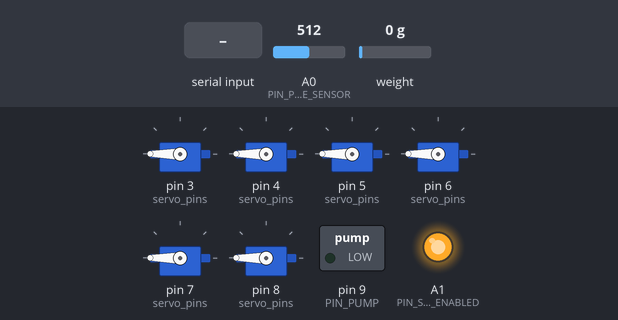
Bench run of a sketch on a simulated Arduino Mega 2560, built with avr-gcc and run on an emulated ATmega2560. Parts: 6 × servo, switched loads named in the sketch (green lamp = pin HIGH), output pins drawn as LEDs (lit = HIGH). The inputs (shaded band) are chosen by the test bench; at power-on: A0 (PIN_PRESSURE_SENSOR) = 512, weight on the scale 0 g. Pins used as bus, display or sensor lines are not drawn; what the sketch prints to the serial monitor is not drawn.

Above: at 1.2 s.
1.3 s: "s\n" received over Serial
At 2.7 s:
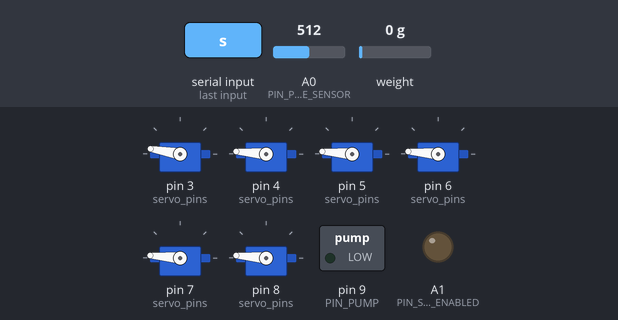
3.0 s: A0 (PIN_PRESSURE_SENSOR) set to 494
At 4.2 s:
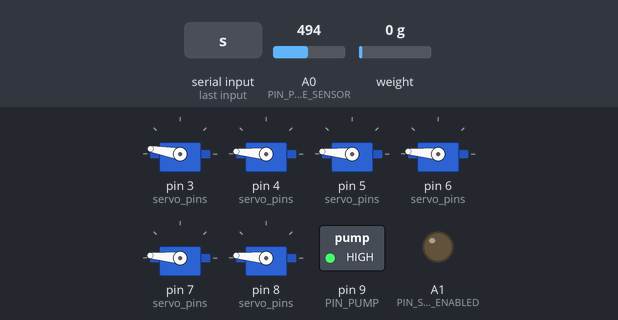
4.5 s: "r\n" received over Serial
At 5.7 s:
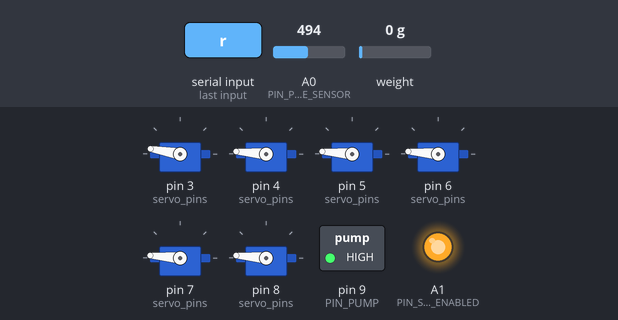
6.0 s: "a90\n" received over Serial
At 7.1 s:
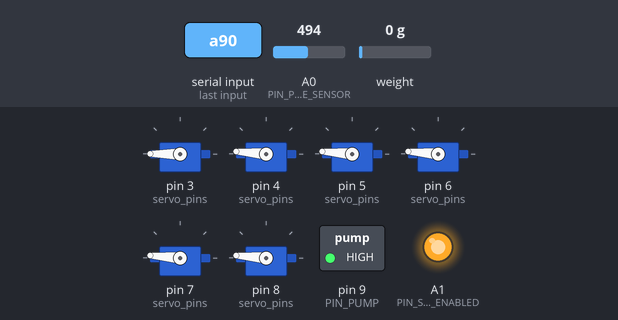
8.9 s: "e90\n" received over Serial
At 10.0 s:
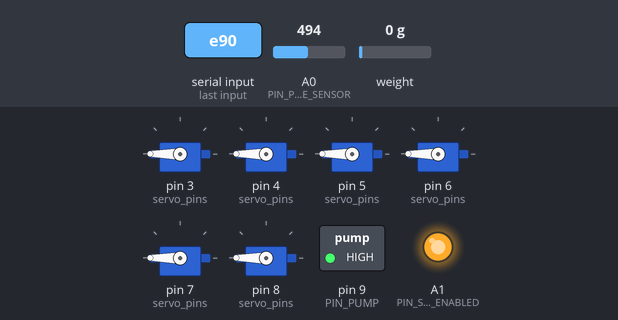
11.8 s: A0 (PIN_PRESSURE_SENSOR) set to 676
13.3 s: A0 (PIN_PRESSURE_SENSOR) set to 700
At 14.8 s:
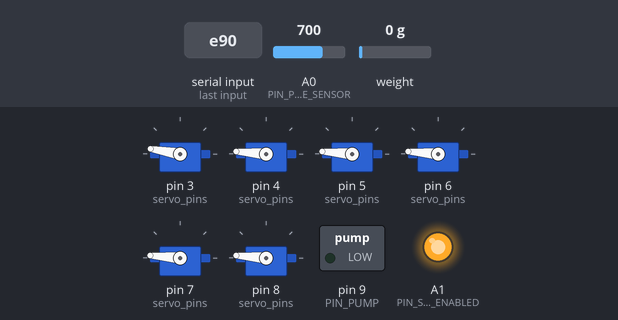
Timing chart, 0 to 15.8 s (numbered marks = the images above; inputs shaded):
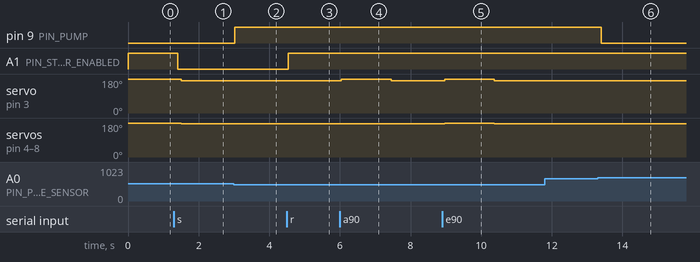

Measured:
- the behaviour switches between 502 and 501 on A0 (PIN_PRESSURE_SENSOR) (found by bisection; images 1 and 2)
- the behaviour switches between 686 and 687 on A0 (PIN_PRESSURE_SENSOR) (found by bisection; images 5 and 6)
- after the input at 1.3 s, A1 (PIN_STEPPER_ENABLED): HIGH → LOW after 0.11 s
- after the input at 3.0 s, pin 9 (PIN_PUMP): LOW → HIGH at once
- after the input at 4.5 s, A1 (PIN_STEPPER_ENABLED): LOW → HIGH at once
- after the input at 6.0 s, servo on pin 3 (servo_pins): 170° → 180° at once, → 170° 1.4 s later
- after the input at 8.9 s, servo on pin 3 (servo_pins): 170° → 180° after 0.07 s, → 170° 1.4 s later; servo on pin 4 (servo_pins), servo on pin 5 (servo_pins), servo on pin 6 (servo_pins), servo on pin 7 (servo_pins), servo on pin 8 (servo_pins): 175° → 180° after 0.07 s, → 175° 1.4 s later
- after the input at 11.8 s, every drawn part: stays the same
- after the input at 13.3 s, pin 9 (PIN_PUMP): HIGH → LOW after 0.09 s

The sketch:

CocktailJam.ino
```cpp
// (licence header left out)
#include <Arduino.h>
#include "BasicStepperDriver.h"
#include <HX711.h>
#ifdef __AVR__
    #include <avr/power.h>
#endif

#include "constants.h"
#include "cocktail-serial.h";
#include "pressure.h"
#include "status.h"
#include "servos.h"
#include "carrier.h"
#include "scale.h"
#include "barman.h"

BasicStepperDriver stepper(MOTOR_STEPS, PIN_STEPPER_DIR, PIN_STEPPER_STEP, PIN_STEPPER_ENABLED);
HX711 hx711(LOAD_CELL_DOUT, LOAD_CELL_CLK); // Initialize loadcell on I2C pins

Carrier carrier(&stepper);
CocktailSerial cocktailSerial(&Serial);
Pressure pressure(PIN_PRESSURE_SENSOR, PIN_PUMP);
Scale scale(&hx711);
Servos servos;
Barman barman(&scale, &carrier, &servos);
Status status(&Serial, &scale, &carrier, &pressure, &barman);

void release(){
    Serial.println("\ni:reset called");
    carrier.release();
}
void moveCarrierToHome(){
    Serial.println("\ni:home called");
    carrier.homing();
}

void moveCarrierToPosition(int distMm){
    Serial.println("\ni:move called");
    carrier.move(distMm);
}

void tareScale(){
    Serial.println("i:tare called");
    scale.tare();        // Reset the scale to zero
    Serial.println("i:ok"); // Send tare confirmation
}
void servoAperture(int servoId, int apertureInPercent){
    servos.set(servoId, apertureInPercent);
}
void emergency(){
    barman.stop();
    servos.closeAll();
    carrier.release();
}
void queue(int servo, int gramme){
    barman.addToQueue(servo, gramme);
}
void start(){
    barman.start();
}
void clear(){
    barman.clear();
}

void setup(){
    Serial.begin(115200);

    pinMode(PIN_PUMP, OUTPUT);
    digitalWrite(PIN_PUMP, LOW);

    int i = 0;
    int j = 4;

    servos.init();
    carrier.init();
    scale.init();
    barman.init();

    cocktailSerial.registerFunctions(
        (void *) moveCarrierToHome,
        (void *)tareScale,
        (void *)moveCarrierToPosition,
        (void *)servoAperture,
        (void*)release,
        (void*)emergency,
        (void*)queue,
        (void*)start,
        (void*)clear);
    Serial.println("\ni:ready");
 }

unsigned long lastLoop = 0;
void loop(){
    unsigned long now = millis();
    unsigned long dtMs = 0;
    if (lastLoop < now) {
        //or else overflow, keep one as delta
        dtMs = now - lastLoop;
    }
    lastLoop = now;

    cocktailSerial.run();
    pressure.run(dtMs);
    servos.run(dtMs);
    carrier.run();
    scale.run(dtMs);
    barman.run(dtMs);
    status.run(dtMs);

}
```

barman.cpp
```cpp
#include "barman.h"

Barman::Barman(Scale* scale, Carrier* carrier, Servos* servos) : scale(scale), carrier(carrier), servos(servos){
}

void Barman::init(){
}

void Barman::start(){
    this->state = NEXT_DRINK;
}
void Barman::stop(){
    this->state = WAIT_FOR_START;
    this->clear();
}
void Barman::clear(){
    this->queueSize = 0;
}

void Barman::run(unsigned long dtMs){
    if(this->delayUntilNextAction>0){
        // wait for the action to be done
        this->delayUntilNextAction -= min(this->delayUntilNextAction, dtMs);
        return;
    }
    if(this->state == WAIT_FOR_START){
        return;

    }else if(this->state == NEXT_DRINK){
        // start doing stuff
        this->currentItem = this->popFromQueue();
        int positionMm = this->servos->getServoPosMm(this->currentItem.servo);
        this->carrier->move(positionMm);
        this->state = MOVING;

    }else if(this->state == MOVING){
        if(!this->carrier->isMoving()){
            // drink has arrived
            this->delayUntilNextAction = 200;
            this->state = FILLING_START;
        }

    }else if(this->state == FILLING_START){
        this->targetGramme = this->scale->getGramme() + this->currentItem.gramme;
        this->servos->open(this->currentItem.servo);
        this->state = FILLING_IN_PROGRESS;
//        this->delayUntilNextAction = 2000;

    }else if(this->state == FILLING_IN_PROGRESS){
        if(this->scale->getGramme()>=this->targetGramme){
            this->servos->close(this->currentItem.servo);
            // wait for last drop
            this->delayUntilNextAction = 2000;
            this->state = FILLING_END;
        }

    }else if(this->state == FILLING_END){
        if(this->queueSize==0){
            this->state = WAIT_FOR_START;
            this->carrier->move(0);
        }else{
            // next drink
            this->state = NEXT_DRINK;
        }
    }
}

QueueItem Barman::popFromQueue(){
    if(this->queueSize==0){
        return {
            servo: -1,
            gramme: -1
        };
    }
    QueueItem item = this->queue[0];
    for(int i=0; i<this->queueSize;i++){
        this->queue[i] = this->queue[i+1];
    }
    this->queueSize--;
    return item;
}

void Barman::addToQueue(int servo, int gramme){
    if(this->queueSize>=QUEUE_SIZE){
        Serial.println("Max queue reached");
    }else{
        this->queue[this->queueSize] = {servo, gramme};
        this->queueSize++;
        Serial.print("QueueSize: ");
        Serial.println(this->queueSize);
    }
}

int Barman::getQueueSize(){
    return this->queueSize;
}
```

barman.h
```cpp
#ifndef BARMAN_H
#define BARMAN_H

#define QUEUE_SIZE 5

#include <Arduino.h>
#include "scale.h"
#include "carrier.h"
#include "servos.h"

typedef struct{
    int servo;
    int gramme;
} QueueItem;

enum QueueState{
    WAIT_FOR_START,
    NEXT_DRINK,
    MOVING,
    FILLING_START,
    FILLING_IN_PROGRESS,
    FILLING_END
};

class Barman
{
    public:
        Barman(Scale* scale, Carrier* carrier, Servos* servos);

        void init();

        void run(unsigned long dtMs);

        void start();
        void stop();
        void clear();

        void addToQueue(int servo, int gramme);
        QueueItem popFromQueue();
        int getQueueSize();

    private:
        Scale* scale;
        Carrier* carrier;
        Servos* servos;

        QueueItem queue[QUEUE_SIZE];
        int queueSize = 0;
        int targetGramme = 0;

        unsigned long delayUntilNextAction = 0;
        QueueItem currentItem;
        QueueState state = WAIT_FOR_START;

};

#endif
```

carrier.cpp
```cpp
#include "carrier.h"

Carrier::Carrier(BasicStepperDriver* stepper):stepper(stepper){
}

void Carrier::init(){
    this->stepper->begin(60, MICROSTEPS);
    this->stepper->disable();
    this->stepper->setSpeedProfile(this->stepper->LINEAR_SPEED, MOTOR_ACCEL_SPEED, MOTOR_DECEL_SPEED);
    pinMode(PIN_HOME, INPUT_PULLUP);
}

void Carrier::move(long targetPosition){
    if(this->stepper->getCurrentState() == this->stepper->STOPPED){
        int steps_to_do = ((targetPosition - this->nextPosition) * STEPS_PER_MM);
        long getTimeForMove(long steps);
        this->stepper->startMove(steps_to_do);
        this->stepper->enable();
        this->nextPosition = targetPosition;
    }else{
        Serial.println("e:carrier:already_moving");
    }
}

void Carrier::release(){
    this->stepper->disable();
}

int Carrier::getPositionMm(){
    return abs((int)(this->nextPosition - this->stepper->getStepsRemaining()*STEPS_PER_MM_REVERSE));
}

void Carrier::run(){
    this->stepper->nextAction();
}

void Carrier::homing(){
    this->stepper->enable();
    this->stepper->setRPM(MOTOR_RPM);

    //if already home
    if(digitalRead(PIN_HOME) == LOW){
        this->stepper->startMove(50L * STEPS_PER_MM);
        while(this->stepper->getCurrentState() != this->stepper->STOPPED){
          this->stepper->nextAction();
        }
        this->stepper->startBrake();
        while(this->stepper->getCurrentState() != this->stepper->STOPPED){
          this->stepper->nextAction();
        }
    }

    this->stepper->startMove(-1000L * STEPS_PER_MM);

    //go to home
    while (digitalRead(PIN_HOME) == HIGH && this->stepper->getCurrentState() != this->stepper->STOPPED){
      this->stepper->nextAction();
    }
    this->stepper->startBrake();
    while(this->stepper->getCurrentState() != this->stepper->STOPPED){
      this->stepper->nextAction();
    }

    this->nextPosition = 0;
}

bool Carrier::isMoving(){
    return this->stepper->getCurrentState() != this->stepper->STOPPED;
}
```

carrier.h
```cpp
#ifndef CARRIER_H
#define CARRIER_H

#include <Arduino.h>
#include "BasicStepperDriver.h"

#include "constants.h"

class Carrier
{
    public:
        Carrier(BasicStepperDriver* stepper);

        void init();

        void run();

        void homing();

        void move(long positionMm);

        int getPositionMm();

        void release();

        bool isMoving();

    private:
        BasicStepperDriver* stepper;

        int nextPosition = -1;
};

#endif
```

cocktail-serial.cpp
```cpp
#include "cocktail-serial.h"

CocktailSerial::CocktailSerial(Stream *stream) : stream(stream)
{
}

void CocktailSerial::registerFunctions(
    FN_CALLBACK homeFunc,
    FN_CALLBACK tareFunc,
    FN_CALLBACK moveFunc,
    FN_CALLBACK servoFunc,
    FN_CALLBACK releaseFunc,
    FN_CALLBACK emergencyFunc,
    FN_CALLBACK queueFunc,
    FN_CALLBACK startFunc,
    FN_CALLBACK clearFunc)
{
    this->homeFunc = homeFunc;
    this->tareFunc = tareFunc;
    this->moveFunc = moveFunc;
    this->servoFunc = servoFunc;
    this->releaseFunc = releaseFunc;
    this->emergencyFunc = emergencyFunc;
    this->queueFunc = queueFunc;
    this->startFunc = startFunc;
    this->clearFunc = clearFunc;
}

// TODO: why run? could we not use prinln from serial?
void CocktailSerial::run(){
    if (stream)    {
        while (stream->available()) {
            char c = stream->read();
            if (c == '\r') {
                //ignore
            } else if (c == '\n') {
                anaylseLine(buffer);
                buffer = String();
            } else {
                buffer += c;
            }
        }
    }
}

void CocktailSerial::anaylseLine(String &line){
    if (line.length()) {
        char cmd = line.charAt(0);
        bool called = false;

        int firstIndex = line.length() > 1 ? 1 : -1; // first ':' always at second char, otherwise there is no ':'
        int secondIndex = line.indexOf(':', firstIndex + 1);
        int thirdIndex = line.indexOf(':', secondIndex + 1);
        int arg1 = -1;
        int arg2 = -1;
        int arg3 = -1;

        if (firstIndex != -1) {
            arg1 = line.substring(firstIndex + 1, secondIndex).toInt();
        }
         if (secondIndex != -1) {
            arg2 = line.substring(secondIndex + 1, thirdIndex).toInt();
        }
        if (thirdIndex != -1) {
            arg3 = line.substring(thirdIndex + 1).toInt();
        }

        switch (cmd) {
        case 'a':
            called = this->call(this->servoFunc, arg1, arg2);
            break;
        case 'c':
            called = this->call(this->clearFunc);
            break;
        case 'e':
            called = this->call(this->emergencyFunc);
            break;
        case 'h':
            called = this->call(this->homeFunc);
            break;
        case 'm':
            called = this->call(this->moveFunc, arg1);
            break;
        case 'q':
            called = this->call(this->queueFunc, arg1, arg2);
            break;
        case 'r':
            called = this->call(this->releaseFunc);
            break;
        case 's':
            called = this->call(this->startFunc);
            break;
        case 't':
            called = this->call(this->tareFunc);
            break;
        }

        if (!called) {
            stream->print("e:unknown:");
            stream->println(line);
        }else{
            // print the same command line to indicate that we received it correctly
            stream->println(line);
        }
    }
}

bool CocktailSerial::call(FN_CALLBACK func, int arg1, int arg2, int arg3)
{
    if (func) {
        func(arg1, arg2, arg3);
        return true;
    }
    return false;
}
```

cocktail-serial.h
```cpp
#ifndef SERIAL_H
#define SERIAL_H

#include <Arduino.h>

typedef void (*FN_CALLBACK)(int, int, int);

/**
 * This class parse the serial commands
 * See https://github.com/fablabs-ch/bar-o-matic/wiki/Protocol-Rpi---Arduino
 */
class CocktailSerial
{
  public:
    CocktailSerial(Stream *stream);

    void registerFunctions(
        FN_CALLBACK homeFunc,
        FN_CALLBACK tareFunc,
        FN_CALLBACK moveFunc,
        FN_CALLBACK servoFunc,
        FN_CALLBACK releaseFunc,
        FN_CALLBACK emergencyFunc,
        FN_CALLBACK queueFunc,
        FN_CALLBACK startFunc,
        FN_CALLBACK clearFunc);

    void run();

  private:
    void anaylseLine(String &line);
    bool call(FN_CALLBACK func, int arg1 = -1, int arg2 = -1, int arg3 = -1);

    Stream *stream;
    String buffer;

    FN_CALLBACK homeFunc = 0;
    FN_CALLBACK tareFunc = 0;
    FN_CALLBACK moveFunc = 0;
    FN_CALLBACK servoFunc = 0;
    FN_CALLBACK releaseFunc = 0;
    FN_CALLBACK emergencyFunc = 0;
    FN_CALLBACK queueFunc = 0;
    FN_CALLBACK startFunc = 0;
    FN_CALLBACK clearFunc = 0;
};

#endif
```

constants.h
```cpp
#ifndef CONSTANTS_H
#define CONSTANTS_H

// === MAIN CONFIGURATION =================================================================================================================================

// Homing
//#define PIN_HOME 53      // Switch pin for homing (endstop)
#define PIN_HOME 12      // Switch pin for homing (endstop)
#define MAXPOSITION 1000 // Maximum carrier travel in millimeter. *Depending on machine size

// Stepper


#define MOTOR_STEPS 200                                                             // Number of steps for choosen motor stepper. *Read the motor datasheet to set it properly
#define RPM 120
#define MICROSTEPS 4                                                             // Define microstep. *Depends on your hardware configuration. 1, 8 or 16. 16 is maybe to fine for this machine has to be tested
#define BELT_PITCH 2                                                              // Distance between two teeth on the belt. *Read the belt datasheet for correct parameter
#define TEETHPULLEY 20                                                            // Number of teeth on the pulley. *Read the pulley datasheet for correct parameter
const int STEPS_PER_MM = (MOTOR_STEPS * MICROSTEPS) / (BELT_PITCH * TEETHPULLEY); // Number of step to get 1mm
const float STEPS_PER_MM_REVERSE = 1.0/STEPS_PER_MM;

#define MOTOR_RPM 100
#define MOTOR_ACCEL_SPEED 1000 // Set acceleration speed
#define MOTOR_DECEL_SPEED 1000 // Set deceleration speed

// Pin on Pololu 4988
#define PIN_STEPPER_ENABLED A1
#define PIN_STEPPER_DIR A3
#define PIN_STEPPER_STEP A2

// Servo
#define NBSERVOS 6

// Ledstrip
#define PIN_GLASS_LED 44  // Data IN circular neopixel
#define NBPIXELS_GLASS 16 // LED Quantity on circular neopixel
#define PIN_FRAME_LED 45  // Data IN neopixel strip
#define NBPIXELS_FRAME 40 // LED Quantity on neopixel strip

// LoadCell
#define LOAD_CELL_DOUT A4
#define LOAD_CELL_CLK A5

//Pump
#define PIN_PUMP 9
#define PIN_PRESSURE_SENSOR A0

#endif
```

pressure.cpp
```cpp
#include "pressure.h"

Pressure::Pressure(int pinPressure, int pinPump): pinPressure(pinPressure),
    pinPump(pinPump){
    this->targetPressureStart = TARGET_PRESSURE-TARGET_PRESSURE_HYSTERESIS;
    this->targetPressureStop = TARGET_PRESSURE+TARGET_PRESSURE_HYSTERESIS;
}

long Pressure::getCurrentPressure(){
    return this->currentPressure;
}

void Pressure::run(unsigned long dtMs){
    this->currentPressure = readPressure();
    if(this->currentPressure<this->targetPressureStart){
        digitalWrite(this->pinPump, HIGH);
    }
    if(this->currentPressure>this->targetPressureStop){
        digitalWrite(this->pinPump, LOW);
    }
}

double Pressure::readPressure(){
	double adc0 = (double)analogRead(this->pinPressure);
	double erreurV = -0.0;
	double vout = adc0 * 0.004883 + erreurV;
	double pressure = (vout * 0.2 - 0.04) *1111.111111111;
    return pressure;
}
```

pressure.h
```cpp
#ifndef PRESSURE_H
#define PRESSURE_H

#include <Arduino.h>

// in pression unit
#define TARGET_PRESSURE_HYSTERESIS 100
#define TARGET_PRESSURE 600

class Pressure
{
    public:
        Pressure(int pinPressionSensor, int pinPump);

        void run(unsigned long dtMs);

        long getCurrentPressure();

    private:
        int pinPressure;
        int pinPump;
        long currentPressure = -1;
        int targetPressureStop;
        int targetPressureStart;

        double readPressure();

};

#endif
```

scale.cpp
```cpp
#include "scale.h"

Scale::Scale(HX711* hx711): hx711(hx711){
}

void Scale::init(){
    this->hx711->set_scale(CALIBRATION_FACTOR);
}

float Scale::getGramme(){
    return this->gramme;
}

void Scale::tare(){
    this->hx711->tare(1);
}

void Scale::run(unsigned long dtMs){
    if(this->hx711->is_ready()){
        this->gramme = this->hx711->get_units(1);
    }
}
```

scale.h
```cpp
#ifndef SCALE_H
#define SCALE_H

#define CALIBRATION_FACTOR 1980

#include <Arduino.h>
#include <HX711.h>

class Scale
{
    public:
        Scale(HX711* hx711);

        void init();

        void run(unsigned long dtMs);

        float getGramme();

        void tare();

    private:
        HX711* hx711;
        float gramme;

};

#endif
```

servos.cpp
```cpp
#include "servos.h"

Servos::Servos(){
}

void Servos::init(){
    for (int i = 0; i < NBSERVOS; i++){
        this->nextRelax[i] = 0;
        this->servo[i].attach(this->servo_pins[i]);
        this->close(i); // start with all servos closed
    }
}

void Servos::close(int index){
    this->set(index, this->servo_close[index]);
}

void Servos::open(int index){
    this->set(index, this->servo_open[index]);
}

void Servos::set(int index, int percent){
    percent = constrain(percent, 0, 100);
    int angle = map(percent, 0, 100, 180, 0);
    this->servo[index].write(angle);
    this->nextRelax[index] = 1500;
    int relax = 5;
    this->nextRelaxAngle[index] = angle > currentAngle[index] ? min(servo_max[index], angle-relax) : angle + relax;
    this->currentAngle[index] = angle;
}

void  Servos::run(unsigned long dtMs){
    for(int i=0; i < NBSERVOS; i++){
        unsigned long relaxDelay = this->nextRelax[i];
        if(relaxDelay>0){
            this->nextRelax[i] -= min(relaxDelay, dtMs);
            if(this->nextRelax[i]==0){
//                Serial.print("Relax servo=");
//                Serial.print(i);
//                Serial.print(" angle=");
//                Serial.println(this->nextRelaxAngle[i]);

                // we hit delay, we must relax the servo

                int angle = this->nextRelaxAngle[i];
                this->servo[i].write(angle);
                this->currentAngle[i] = angle;
            }
        }
    }
}

int Servos::getServoPosMm(int servoId){
    return this->servo_posMm[servoId];
}

void Servos::closeAll(){
    for(int i=0; i<NBSERVOS; i++){
        this->close(i);
    }
}
```

Source omitted: servos.h (984 bytes), status.cpp (1313 bytes), status.h (662 bytes), BasicStepperDriver.cpp (9605 bytes), BasicStepperDriver.h (6715 bytes)
